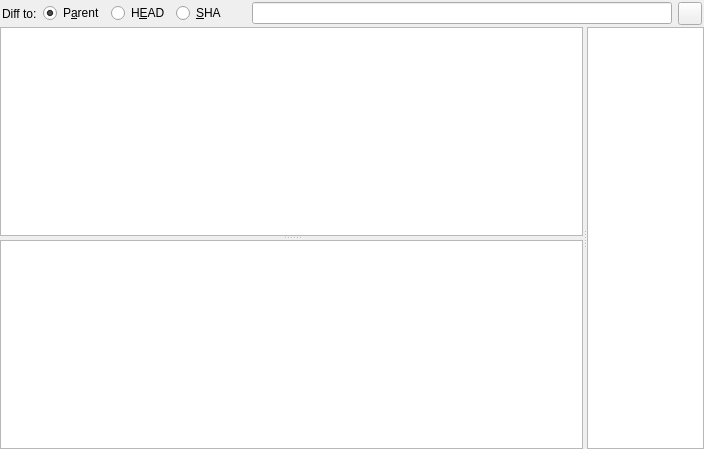
<?xml version="1.0" encoding="UTF-8"?>
<ui version="4.0">
 <class>TabPatch</class>
 <widget class="QWidget" name="TabPatch">
  <property name="geometry">
   <rect>
    <x>0</x>
    <y>0</y>
    <width>704</width>
    <height>449</height>
   </rect>
  </property>
  <property name="windowTitle">
   <string>Patch</string>
  </property>
  <layout class="QHBoxLayout">
   <property name="spacing">
    <number>0</number>
   </property>
   <property name="leftMargin">
    <number>0</number>
   </property>
   <property name="topMargin">
    <number>0</number>
   </property>
   <property name="rightMargin">
    <number>0</number>
   </property>
   <property name="bottomMargin">
    <number>0</number>
   </property>
   <item>
    <layout class="QVBoxLayout">
     <property name="spacing">
      <number>0</number>
     </property>
     <property name="leftMargin">
      <number>0</number>
     </property>
     <property name="topMargin">
      <number>0</number>
     </property>
     <property name="rightMargin">
      <number>0</number>
     </property>
     <property name="bottomMargin">
      <number>0</number>
     </property>
     <item>
      <layout class="QHBoxLayout">
       <property name="spacing">
        <number>6</number>
       </property>
       <property name="leftMargin">
        <number>2</number>
       </property>
       <property name="topMargin">
        <number>2</number>
       </property>
       <property name="rightMargin">
        <number>2</number>
       </property>
       <property name="bottomMargin">
        <number>2</number>
       </property>
       <item>
        <widget class="QLabel" name="textLabel">
         <property name="text">
          <string>Diff to:</string>
         </property>
         <property name="wordWrap">
          <bool>false</bool>
         </property>
        </widget>
       </item>
       <item>
        <widget class="QRadioButton" name="radioButtonParent">
         <property name="focusPolicy">
          <enum>Qt::StrongFocus</enum>
         </property>
         <property name="toolTip">
          <string>Check to diff against parent</string>
         </property>
         <property name="text">
          <string>P&amp;arent</string>
         </property>
         <property name="shortcut">
          <string>Alt+A</string>
         </property>
         <property name="checked">
          <bool>true</bool>
         </property>
        </widget>
       </item>
       <item>
        <widget class="QRadioButton" name="radioButtonHead">
         <property name="focusPolicy">
          <enum>Qt::ClickFocus</enum>
         </property>
         <property name="toolTip">
          <string>Check to diff against HEAD</string>
         </property>
         <property name="text">
          <string>H&amp;EAD</string>
         </property>
         <property name="shortcut">
          <string>Alt+E</string>
         </property>
        </widget>
       </item>
       <item>
        <widget class="QRadioButton" name="radioButtonSha">
         <property name="focusPolicy">
          <enum>Qt::ClickFocus</enum>
         </property>
         <property name="toolTip">
          <string>Use CTRL + right click to select a revision to diff against</string>
         </property>
         <property name="text">
          <string>&amp;SHA</string>
         </property>
         <property name="shortcut">
          <string>Alt+S</string>
         </property>
        </widget>
       </item>
       <item>
        <spacer>
         <property name="orientation">
          <enum>Qt::Horizontal</enum>
         </property>
         <property name="sizeHint" stdset="0">
          <size>
           <width>20</width>
           <height>0</height>
          </size>
         </property>
        </spacer>
       </item>
       <item>
        <widget class="QLineEdit" name="lineEditDiff">
         <property name="sizePolicy">
          <sizepolicy hsizetype="Expanding" vsizetype="Fixed">
           <horstretch>1</horstretch>
           <verstretch>0</verstretch>
          </sizepolicy>
         </property>
         <property name="toolTip">
          <string>SHA value of selected revision. Use CTRL + right click to select.</string>
         </property>
        </widget>
       </item>
       <item>
        <widget class="QToolButton" name="buttonFilterPatch">
         <property name="toolTip">
          <string>Toggle view of added and removed lines (CTRL+H)</string>
         </property>
         <property name="shortcut">
          <string>Ctrl+H</string>
         </property>
        </widget>
       </item>
      </layout>
     </item>
     <item>
      <widget class="QSplitter" name="splitter_2">
       <property name="sizePolicy">
        <sizepolicy hsizetype="Expanding" vsizetype="Expanding">
         <horstretch>0</horstretch>
         <verstretch>0</verstretch>
        </sizepolicy>
       </property>
       <property name="orientation">
        <enum>Qt::Horizontal</enum>
       </property>
       <widget class="QSplitter" name="splitter">
        <property name="sizePolicy">
         <sizepolicy hsizetype="Preferred" vsizetype="Expanding">
          <horstretch>5</horstretch>
          <verstretch>0</verstretch>
         </sizepolicy>
        </property>
        <property name="orientation">
         <enum>Qt::Vertical</enum>
        </property>
        <widget class="RevDesc" name="textBrowserDesc">
         <property name="lineWrapMode">
          <enum>QTextEdit::NoWrap</enum>
         </property>
        </widget>
        <widget class="PatchContent" name="textEditDiff">
         <property name="undoRedoEnabled">
          <bool>false</bool>
         </property>
         <property name="lineWrapMode">
          <enum>QTextEdit::NoWrap</enum>
         </property>
         <property name="readOnly">
          <bool>true</bool>
         </property>
         <property name="textInteractionFlags">
          <set>Qt::TextSelectableByMouse</set>
         </property>
        </widget>
       </widget>
       <widget class="FileList" name="fileList">
        <property name="sizePolicy">
         <sizepolicy hsizetype="Ignored" vsizetype="Ignored">
          <horstretch>1</horstretch>
          <verstretch>0</verstretch>
         </sizepolicy>
        </property>
        <property name="contextMenuPolicy">
         <enum>Qt::CustomContextMenu</enum>
        </property>
       </widget>
      </widget>
     </item>
    </layout>
   </item>
  </layout>
 </widget>
 <layoutdefault spacing="6" margin="11"/>
 <customwidgets>
  <customwidget>
   <class>RevDesc</class>
   <extends>QTextBrowser</extends>
   <header>revdesc.h</header>
  </customwidget>
  <customwidget>
   <class>FileList</class>
   <extends>QListWidget</extends>
   <header>filelist.h</header>
  </customwidget>
  <customwidget>
   <class>PatchContent</class>
   <extends>QTextEdit</extends>
   <header>patchcontent.h</header>
  </customwidget>
 </customwidgets>
 <includes>
  <include location="local">revdesc.h</include>
 </includes>
 <resources>
  <include location="../icons.qrc"/>
 </resources>
 <connections/>
</ui>
